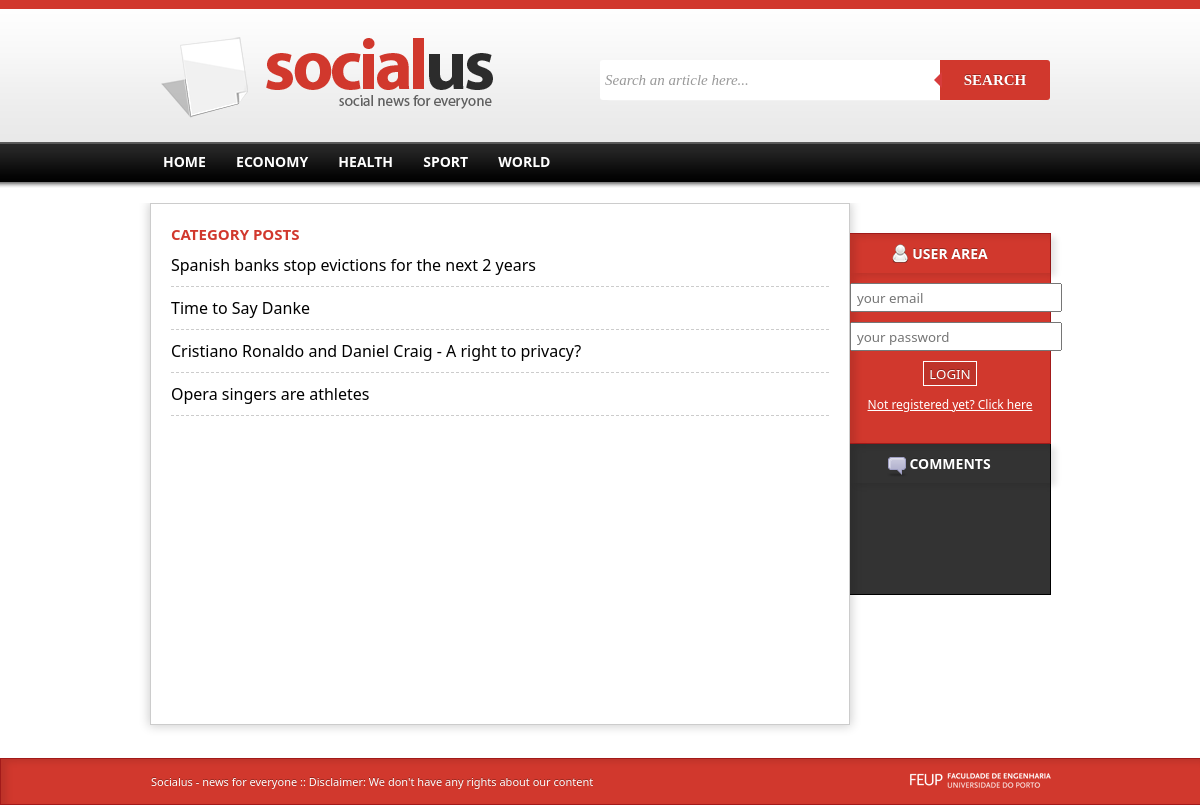
Page /categorynews.php?id=1 on the earlier database version.
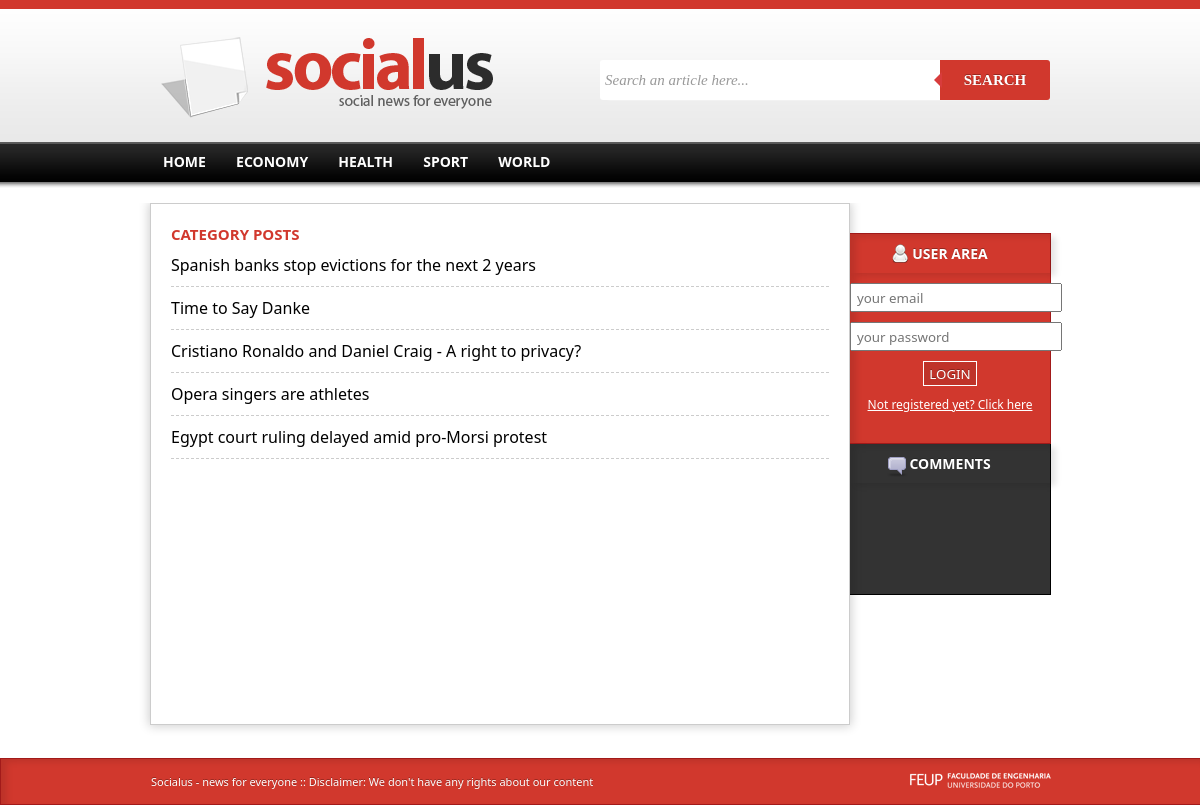
Same page on the later database version.
### tables this page shows
CREATE TABLE category(
	id integer primary key autoincrement,
	name text
);

CREATE TABLE news(
	id integer primary key autoincrement,
	title text,
	thumbnail text,
	datePosted date,
	content text,
	userId integer,
	categoryId integer,
	url text,
	foreign key(userId) references user(id),
	foreign key(categoryId) references category(id)
);

### datacontroller.php (called while the page is built, shortened)
<?php
class DataController{
	protected $dataBase;
	public function __construct($dataBase,$_siteurl){
		$dbPath='sqlite:'.DBPATH.$dataBase;
		$this->dataBase = new PDO($dbPath);
	}
	public function getCategoryNewsById($categoryid){
		$news=$this->dataBase->query('SELECT * from news where categoryid='.$categoryid);
		$news=$news->fetchAll(PDO::FETCH_ASSOC);
		return $news;
	}
	public function getActiveCategories(){
		$categories=$this->dataBase->query('SELECT * from activecategories');
		$categories=$categories->fetchAll(PDO::FETCH_ASSOC);
		return $categories;
	}
};
?>

### view.php (the view, shortened to what this page needs)
<?php
include_once  'datacontroller.php';
function printCategories($categories){
	foreach($categories as $row){
		echo "                    <li><a href=\"categorynews.php?id=".$row['id']."\">".$row['name']."</a></li>\n";
	}
}
		?>
		<?php
function printNewsList($news){
	echo "<div class=\"newslist\">";
	foreach($news as $row ){
		echo "<div class=\"newsi\">";
		echo "<span class=\"newstitlei\"><a href=\"article.php?url=".$row['url']."\">".$row['title']."</a></span>";
		echo "</div>\n";
	}
	echo "</div>";
}
function printCategoryNews($id){
	global $data;
	$news= $data->getCategoryNewsById($id);
	printNewsList($news);
}
?>

### categorynews.php (shortened to what this page needs)
<!DOCTYPE html>
<html>
    <head>
        <?php
            include_once  'view.php';
            include_once 'head.php';
        ?>
    </head>
    <body>
        <?php include_once 'header.php'; ?>
        <?php include_once 'menu.php'; ?>
        <div id="main">
        	<div class="container">
            	<div class="news">
                    <div class="box">
                        <?php if(isset($_GET['id'])){ ?>
                        <h1>Category Posts</h1>
                        <?php printCategoryNews($_GET['id']) ?>
                        <?php } else {?>
                         <h1>Missing id</h1>
                        <?php } ?>
                    </div>
                </div>
                <div class="sidebar">
                    <?php include_once 'userbox.php'; ?>
                    <?php include_once 'commentsbox.php'; ?>
                </div>
            </div>
        </div>
        <?php include_once 'footer.php'; ?>
    </body>
</html>

### head.php (shortened to what this page needs)
<link href="css/edit.css" rel="stylesheet" type="text/css">
<link href="css/template.css" rel="stylesheet" type="text/css">

### header.php (shortened to what this page needs)
<div id="header">
    <div class="container">
        <div class="logoContainer">
            <img src="imgs/logo.png" alt="Socialus - social news for everyone" class="logo"/>
        </div>
        <div class="searchContainer">
            <form class="search-form cf">
                <input type="text" name="word" class="word" placeholder="Search an article here..."  required>
                <button type="submit">Search</button>
            </form>
        </div>
    </div>
</div>

### menu.php
<?php
	include_once  'view.php';
	$categories=$data->getActiveCategories();
?>
	<div id="menu">
	    <div class="container">
	        <ul>
	            <li><a href="index.php">Home</a></li>
	            <?php printCategories($categories); ?>
	        </ul>
	    </div>
	</div>

### userbox.php (shortened to what this page needs)
<div class="user">
    <h3>User Area</h3>
    <?php
    if(!isset($_SESSION['user'])){ ?>
    <form action="login.php" method="post" class="login">
        <input type="text" name="email" placeholder="your email" class="email"/>
        <input type="password" name="password" placeholder="your password" class="password"/><br/>
        <input type="submit" class="button" value="Login"/>
    </form>
    <div class="register">
        <a href="register.php">Not registered yet? Click here</a>
    </div>
    <?php } ?>
</div>

### commentsbox.php
<div class="comments">
	<h3>Comments</h3>
</div>

### footer.php
<div id="footer">
	<div class="container">
		<div class="disclaimer">Socialus - news for everyone :: Disclaimer: We don't have any rights about our content </div>
		<img src="imgs/logotipoFEUP.png" alt="Faculdade de Engenharia"/>
	</div>
</div>

### css/template.css (style rules this page uses)
* { margin:0; padding:0; font-family: "Segoe UI"; }
#header { margin:0 auto; background:url(../imgs/headerbg.png) repeat-x; height:142px; }
.logo { margin-top: 30px; }
#menu { margin:0 auto; background:url(../imgs/menubar.png) repeat-x; height:46px; color:#ffffff; }
#menu ul { list-style-type: none ; padding-top:8px; }
#menu li { display:inline; text-transform:uppercase; font-weight:bold; font-size:14px; background-position: 0px 1px; padding-left:5px; padding-right:5px; }
#menu li a:link, a:visited { color:#ffffff; text-decoration:none; padding:3px 8px 3px 8px; }
#menu ul>li:first-child { background:none; }
.container { margin:0 auto; width:900px; }
.cf:before, .cf:after { content:""; display:table; }
.cf:after { clear:both; }
.cf { zoom:1; }
.search-form { width: 450px; background: #444; border-radius: 10px; box-shadow: 0 1px 1px rgba(0,0,0,.4) inset, 0 1px 0 rgba(255,255,255,.2); }
.search-form input { width: 330px; height: 20px; padding: 10px 5px; float: left; font: bold 15px 'lucida sans', 'trebuchet MS', 'Tahoma'; border: 0; background: #fff; border-radius: 3px 0 0 3px; }
.search-form button { overflow: visible; position: relative; float: right; border: 0; padding: 0; cursor: pointer; height: 40px; width: 110px; font: bold 15px/40px 'lucida sans', 'trebuchet MS', 'Tahoma'; color: #fff; text-transform: uppercase; background: #d1382d; border-radius: 0 3px 3px 0; text-shadow: 0 -1px 0 rgba(0, 0 ,0, .3); }
.search-form button:before { content: ''; position: absolute; border-width: 8px 8px 8px 0; border-style: solid solid solid none; border-color: transparent #d83c3c transparent; top: 12px; left: -6px; }
.logoContainer { margin:0 auto; float: left; width:350px; }
.searchContainer { padding-top:60px; margin:0 auto; float: right; }
#main { margin-top:15px; overflow:auto; margin-bottom:20px; }
.news { margin:0 auto; float:left; width: 698px; min-height:500px; border:solid 1px #CCC; box-shadow: 0px 0px 10px 1px rgba(0, 0, 0, .2); padding-bottom:20px; margin-bottom:80px; }
.sidebar { margin:0 auto; float:left; width: 200px; min-height:500px; padding-top:30px; }
.user { width: 200px; min-height: 160px; background: #d1382d; box-shadow: 6px 3px 6px rgba(0,0,0,0.1) inset; border:solid 1px #a21a1a; border-left:none; color:#fff; padding-bottom:20px; }
.user h3 { text-transform:uppercase; background:url(../imgs/user.png) no-repeat; text-shadow: 0 -1px 0 rgba(0, 0 ,0, .3); background-position:40px 10px; font-weight:bold; font-size:14px; color:#ffffff; text-align:center; padding-top:10px; padding-bottom:10px; box-shadow: 6px 3px 6px rgba(0,0,0,0.1); }
.comments { width: 200px; height: 150px; background: #333; box-shadow: 6px 3px 6px rgba(0,0,0,0.1) inset; border:solid 1px #000000; border-top:none; border-left:none; }
.comments h3 { text-transform:uppercase; background:url(../imgs/comments.png) no-repeat; text-shadow: 0 -1px 0 rgba(0, 0 ,0, .3); background-position:35px 10px; font-weight:bold; font-size:14px; color:#ffffff; text-align:center; padding-top:10px; padding-bottom:10px; box-shadow: 6px 3px 6px rgba(0,0,0,0.1); }
.login { text-align:center; }
.login input { margin-top:10px; height:25px; padding-left:5px; padding-right:5px; }
.user .button { background:#bf3329; color:#fff; border:solid 1px #fff; text-shadow: 0 -1px 0 rgba(0, 0 ,0, .3); text-transform:uppercase; padding-left:5px; padding-right:5px; }
#footer { width:100%; height:45px; position:fixed; bottom:0; background: #d1382d; box-shadow: 6px 3px 6px rgba(0,0,0,0.1) inset; border:solid 1px #a21a1a; position:fixed; bottom:0px; }
#footer .container { color:#fff; font-size:11px; text-shadow: 0 -1px 0 rgba(0, 0 ,0, .3); margin-top:10px; }
#footer .container img { float:right; }
#footer .container .disclaimer { float:left; margin-top:5px; }
html, body { height: 100%; }
.box { padding:20px; }
.box h1 { color:#d1382d; text-transform:uppercase; font-size:15px; font-weight:bold; }
.register { font-size:12px; text-align:center; padding:10px; color:#fff; }
.register a { color:#fff; }
.newsi { padding-bottom:10px; border-bottom:dashed 1px #ccc; margin-bottom:10px; }
.newslist { margin-top:10px; }
.newsi a { color:#000; text-decoration:none; }

Differences in the rows shown:
added news: title "Egypt court ruling delayed amid pro-Morsi protest"
